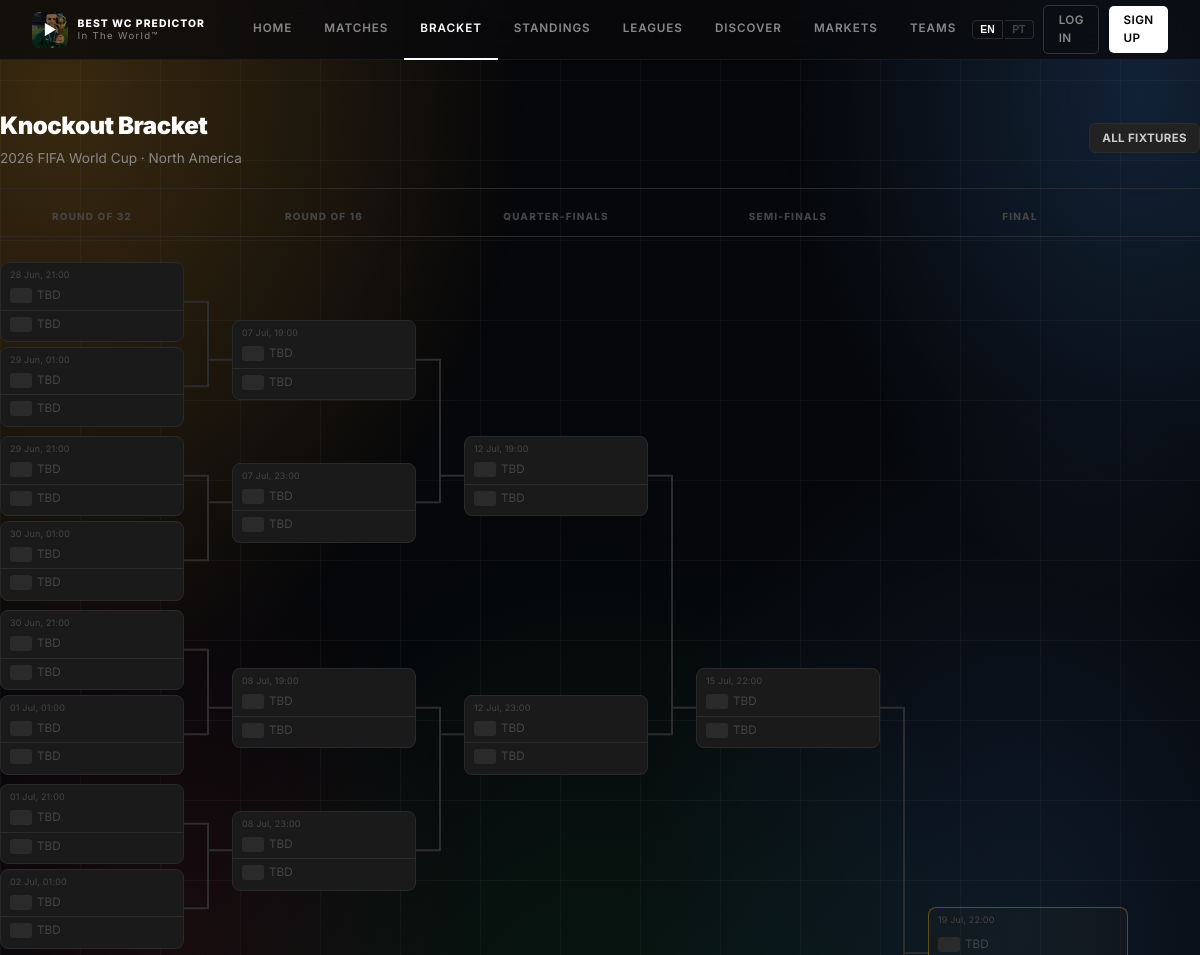
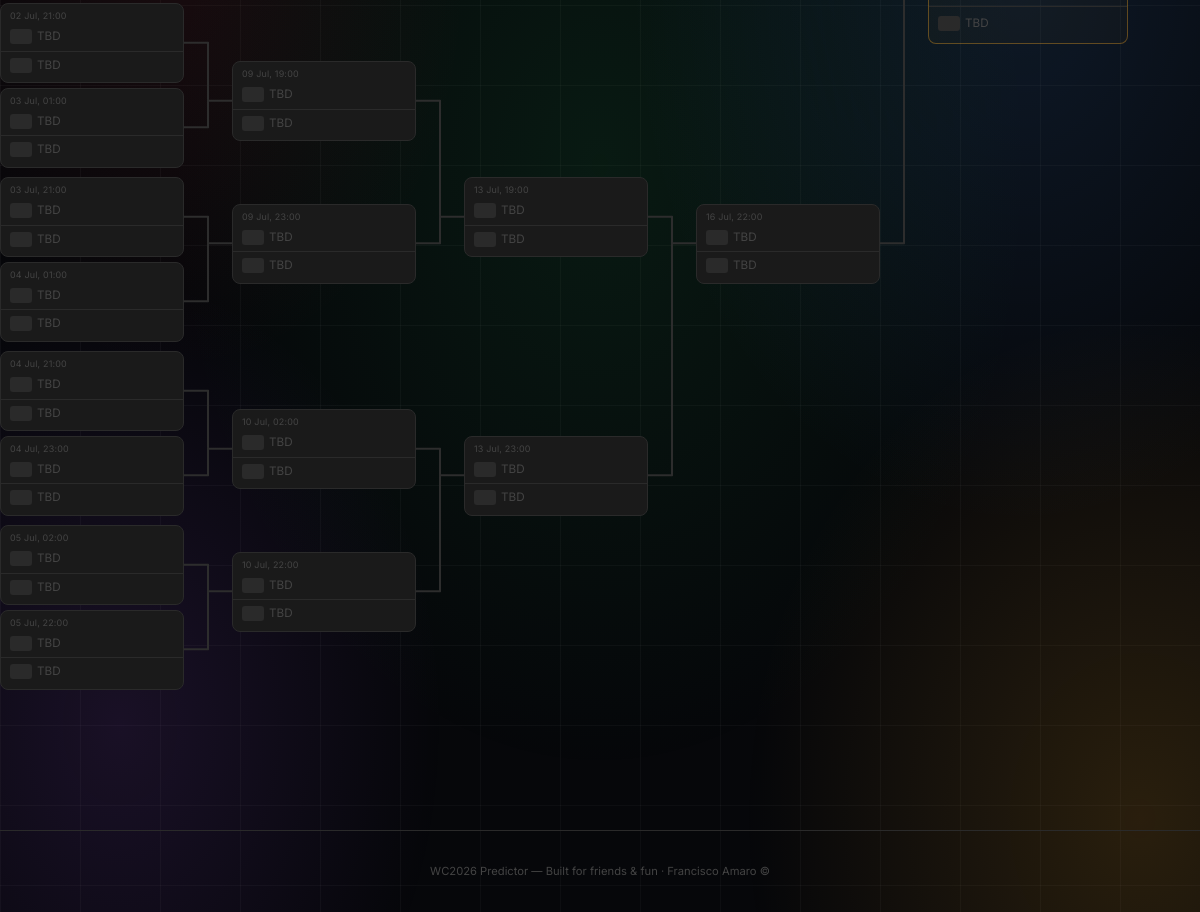
The page /knockout on the database its author committed (2 pictures, top to bottom).
### app/models.py (models this page shows, shortened)
class Match(Base):
    __tablename__ = "matches"
    id = Column(Integer, primary_key=True, index=True)
    match_number = Column(Integer, nullable=False, unique=True)
    home_team_id = Column(Integer, ForeignKey("teams.id"), nullable=True)
    away_team_id = Column(Integer, ForeignKey("teams.id"), nullable=True)
    home_team_tbd = Column(String(50), nullable=True)
    away_team_tbd = Column(String(50), nullable=True)
    group_letter = Column(String(1), nullable=True)
    round = Column(String(20), nullable=False)  # group/r32/r16/qf/sf/third/final
    match_date = Column(DateTime, nullable=False)
    venue = Column(String(100), nullable=False)
    home_score = Column(Integer, nullable=True)   # score after 90 min
    away_score = Column(Integer, nullable=True)
    winner_team_id = Column(Integer, ForeignKey("teams.id"), nullable=True)  # who advanced (for ET/pens)
    status = Column(String(20), default="scheduled")  # scheduled/live/finished
    home_team = relationship("Team", foreign_keys=[home_team_id], back_populates="home_matches")
    away_team = relationship("Team", foreign_keys=[away_team_id], back_populates="away_matches")
    winner_team = relationship("Team", foreign_keys=[winner_team_id])
    predictions = relationship("Prediction", back_populates="match", cascade="all, delete-orphan")
    goals = relationship("Goal", back_populates="match", cascade="all, delete-orphan", order_by="Goal.minute")

### app/routers/matches.py (the view)
@router.get("/knockout")
async def knockout_bracket(request: Request, db: Session = Depends(get_db)):
    user = auth.get_current_user(request, db)
    _ensure_ko_schedule(db)
    ko_matches = (
        db.query(models.Match)
        .filter(models.Match.round.in_(["r32", "r16", "qf", "sf", "final"]))
        .order_by(models.Match.match_number)
        .all()
    )
    rounds: dict[str, list] = {r: [] for r in ["r32", "r16", "qf", "sf", "final"]}
    for m in ko_matches:
        if m.round in rounds:
            rounds[m.round].append(m)
    for rnd, expected in ROUND_SIZES.items():
        while len(rounds[rnd]) < expected:
            rounds[rnd].append(None)
    def to_pairs(lst):
        pairs = []
        for i in range(0, len(lst), 2):
            pairs.append((lst[i], lst[i + 1] if i + 1 < len(lst) else None))
        return pairs
    bracket = {
        "r32":   to_pairs(rounds["r32"]),
        "r16":   to_pairs(rounds["r16"]),
        "qf":    to_pairs(rounds["qf"]),
        "sf":    to_pairs(rounds["sf"]),
        "final": rounds["final"][0] if rounds["final"] else None,
    }
    return templates.TemplateResponse(
        "matches/bracket.html",
        {
            "request": request,
            "user": user,
            "bracket": bracket,
            "now": datetime.utcnow(),
        },
    )

### app/templates/matches/bracket.html (shortened to what this page needs)
{% extends "base.html" %}
{% block content %}
{% macro render_match(m, is_final=false) %}
{% if m %}
{% set done = m.status == 'finished' %}
{% set live = m.status == 'live' %}
{% set hw = m.winner_team_id == m.home_team_id if (done and m.winner_team_id) else none %}
<div class="ko-match{% if done %} ko-match-done{% elif live %} ko-match-live{% endif %}{% if is_final %} ko-match-final{% endif %}">
  <div class="ko-match-date">
    {{ m.match_date.strftime('%d %b, %H:%M') }}
  </div>
  <div class="ko-team{% if done and hw == false %} ko-team-loser{% endif %}">
    {% if m.home_team %}
      <img src="{{ flag_url(m.home_team.code) }}" class="ko-flag" alt="{{ m.home_team.code }}">
      <span class="ko-name">{{ m.home_team.name }}</span>
    {% else %}
      <span class="ko-tbd-box"></span>
      <span class="ko-name ko-name-tbd">TBD</span>
    {% endif %}
  </div>
  <div class="ko-divider"></div>
  <div class="ko-team{% if done and hw == true %} ko-team-loser{% endif %}">
    {% if m.away_team %}
      <img src="{{ flag_url(m.away_team.code) }}" class="ko-flag" alt="{{ m.away_team.code }}">
      <span class="ko-name">{{ m.away_team.name }}</span>
    {% else %}
      <span class="ko-tbd-box"></span>
      <span class="ko-name ko-name-tbd">TBD</span>
    {% endif %}
  </div>
</div>
{% endif %}
{% endmacro %}
<div class="container ko-page">
  <div class="page-header" style="margin-bottom:1.25rem">
    <div style="display:flex;align-items:center;justify-content:space-between;flex-wrap:wrap;gap:.75rem">
      <div>
        <h1>Knockout Bracket</h1>
        <p class="page-header-sub">2026 FIFA World Cup · North America</p>
      </div>
      <a href="/fixtures" class="btn btn-secondary btn-sm">All Fixtures</a>
    </div>
  </div>
  <div class="ko-headers">
    <div class="ko-hdr">Round of 32</div>
    <div class="ko-hdr">Round of 16</div>
    <div class="ko-hdr">Quarter-finals</div>
    <div class="ko-hdr">Semi-finals</div>
    <div class="ko-hdr">Final</div>
  </div>
  <div class="ko-scroll">
    <div class="ko-wrapper" id="koWrapper">
      <svg id="ko-svg" aria-hidden="true"></svg>
      <div class="ko-bracket">
        <div class="ko-col" id="ko-r32">
          {% for ma, mb in bracket.r32 %}
          <div class="ko-pair" data-pair="{{ loop.index0 }}">
            {{ render_match(ma) }}
            {{ render_match(mb) }}
          </div>
          {% endfor %}
        </div>
        <div class="ko-col" id="ko-r16">
          {% for ma, mb in bracket.r16 %}
          <div class="ko-pair" data-pair="{{ loop.index0 }}">
            {{ render_match(ma) }}
            {{ render_match(mb) }}
          </div>
          {% endfor %}
        </div>
        <div class="ko-col" id="ko-qf">
          {% for ma, mb in bracket.qf %}
          <div class="ko-pair" data-pair="{{ loop.index0 }}">
            {{ render_match(ma) }}
            {{ render_match(mb) }}
          </div>
          {% endfor %}
        </div>
        <div class="ko-col" id="ko-sf">
          {% for ma, mb in bracket.sf %}
          <div class="ko-pair" data-pair="{{ loop.index0 }}">
            {{ render_match(ma) }}
            {{ render_match(mb) }}
          </div>
          {% endfor %}
        </div>
        <div class="ko-col ko-col-final" id="ko-final">
          {{ render_match(bracket.final, is_final=true) }}
        </div>
      </div>
    </div>
  </div>
</div>
{% endblock %}

### app/static/css/style.css (style rules this page uses)
:root { --bg-0: #0a0a0a; --bg-1: #111111; --bg-2: #1a1a1a; --bg-3: #222222; --bg-4: #2a2a2a; --border: #2a2a2a; --border-2:#383838; --accent: #f0f0f0; --gold: #f5a623; --gold-2: #fbbf24; --red: #ef4444; --green: #22c55e; --blue: #4a9eff; --text-0: #ffffff; --text-1: #cccccc; --text-2: #888888; --text-3: #444444; --nav-h: 60px; --radius: 6px; --radius-lg: 10px; }
*, *::before, *::after { box-sizing: border-box; margin: 0; padding: 0; }
html { font-size: 16px; scroll-behavior: smooth; }
body { background-color: #06070a; color: var(--text-0); font-family: "Inter", -apple-system, BlinkMacSystemFont, "Segoe UI", sans-serif; min-height: 100vh; line-height: 1.5; }
body::before { content: ''; position: fixed; inset: 0; z-index: 0; pointer-events: none; background-image: radial-gradient(ellipse 60% 50% at 5% 5%, rgba(245,166,35,.22) 0%, transparent 65%), radial-gradient(ellipse 50% 45% at 95% 5%, rgba(74,158,255,.18) 0%, transparent 60%), radial-gradient(ellipse 55% 50% at 50% 60%, rgba(34,197,94,.10) 0%, transparent 65%), radial-gradient(ellipse 55% 45% at 95% 95%, rgba(245,166,35,.15) 0%, transparent 60%), radial-gradient(ellipse 45% 40% at 10% 90%, rgba(168,85,247,.12) 0%, transparent 60%), linear-gradient(rgba(255,255,255,.03) 1px, transparent 1px), linear-gradient(90deg, rgba(255,255,255,.03) 1px, transparent 1px); background-size: 100% 100%,100% 100%,100% 100%,100% 100%,100% 100%, 80px 80px, 80px 80px; animation: bgDrift 16s ease-in-out infinite alternate; }
body::after { content: ''; position: fixed; inset: 0; z-index: 0; pointer-events: none; background-image: radial-gradient(ellipse 50% 45% at 85% 50%, rgba(74,158,255,.12) 0%, transparent 65%), radial-gradient(ellipse 40% 35% at 15% 50%, rgba(239,68,68,.08) 0%, transparent 60%); animation: bgDrift2 20s ease-in-out infinite alternate; }
a { color: inherit; text-decoration: none; }
.container { max-width: 1200px; margin: 0 auto; padding: 0 1.5rem; }
.btn { display: inline-flex; align-items: center; justify-content: center; gap: .4rem; padding: .6rem 1.25rem; font-size: .82rem; font-weight: 700; border-radius: 6px; border: none; cursor: pointer; transition: all .15s; text-decoration: none; letter-spacing: .03em; white-space: nowrap; text-transform: uppercase; }
.btn-secondary { background: var(--bg-3); color: var(--text-1); border: 1px solid var(--border); }
.btn-sm { padding: .32rem .75rem; font-size: .72rem; }
.page-header { padding: 1.5rem 0 1.25rem; border-bottom: 1px solid var(--border); margin-bottom: 2rem; }
.page-header h1 { font-size: 1.5rem; font-weight: 900; letter-spacing: -.02em; }
.page-header-sub { font-size: .85rem; color: var(--text-2); margin-top: .25rem; }

### rows shown on the page
Match: match_date "28 Jun, 21:00"
Match: match_date "29 Jun, 01:00"
Match: match_date "29 Jun, 21:00"
Match: match_date "30 Jun, 01:00"
Match: match_date "30 Jun, 21:00"
Match: match_date "01 Jul, 01:00"
Match: match_date "01 Jul, 21:00"
Match: match_date "02 Jul, 01:00"
Match: match_date "02 Jul, 21:00"
Match: match_date "03 Jul, 01:00"
Match: match_date "03 Jul, 21:00"
Match: match_date "04 Jul, 01:00"
Match: match_date "04 Jul, 21:00"
Match: match_date "04 Jul, 23:00"
Match: match_date "05 Jul, 02:00"
Match: match_date "05 Jul, 22:00"
Match: match_date "07 Jul, 19:00"
Match: match_date "07 Jul, 23:00"
Match: match_date "08 Jul, 19:00"
Match: match_date "08 Jul, 23:00"
Match: match_date "09 Jul, 19:00"
Match: match_date "09 Jul, 23:00"
Match: match_date "10 Jul, 02:00"
Match: match_date "10 Jul, 22:00"
Match: match_date "12 Jul, 19:00"
Match: match_date "12 Jul, 23:00"
Match: match_date "13 Jul, 19:00"
Match: match_date "13 Jul, 23:00"
Match: match_date "15 Jul, 22:00"
Match: match_date "16 Jul, 22:00"
Match: match_date "19 Jul, 22:00"

### other values the page prints
{{ t('nav.home', _lang) }} "HOME"
{{ t('nav.matches', _lang) }} "MATCHES"
{{ t('nav.bracket', _lang) }} "BRACKET"
{{ t('nav.standings', _lang) }} "STANDINGS"
{{ t('nav.leagues', _lang) }} "LEAGUES"
{{ t('nav.discover', _lang) }} "DISCOVER"
{{ t('nav.markets', _lang) }} "MARKETS"
{{ t('nav.teams', _lang) }} "TEAMS"
{{ t('nav.login', _lang) }} "LOG IN"
{{ t('nav.signup', _lang) }} "SIGN UP"
{{ t('footer.text', _lang) }} "WC2026 Predictor — Built for friends & fun · Francisco Amaro ©"
